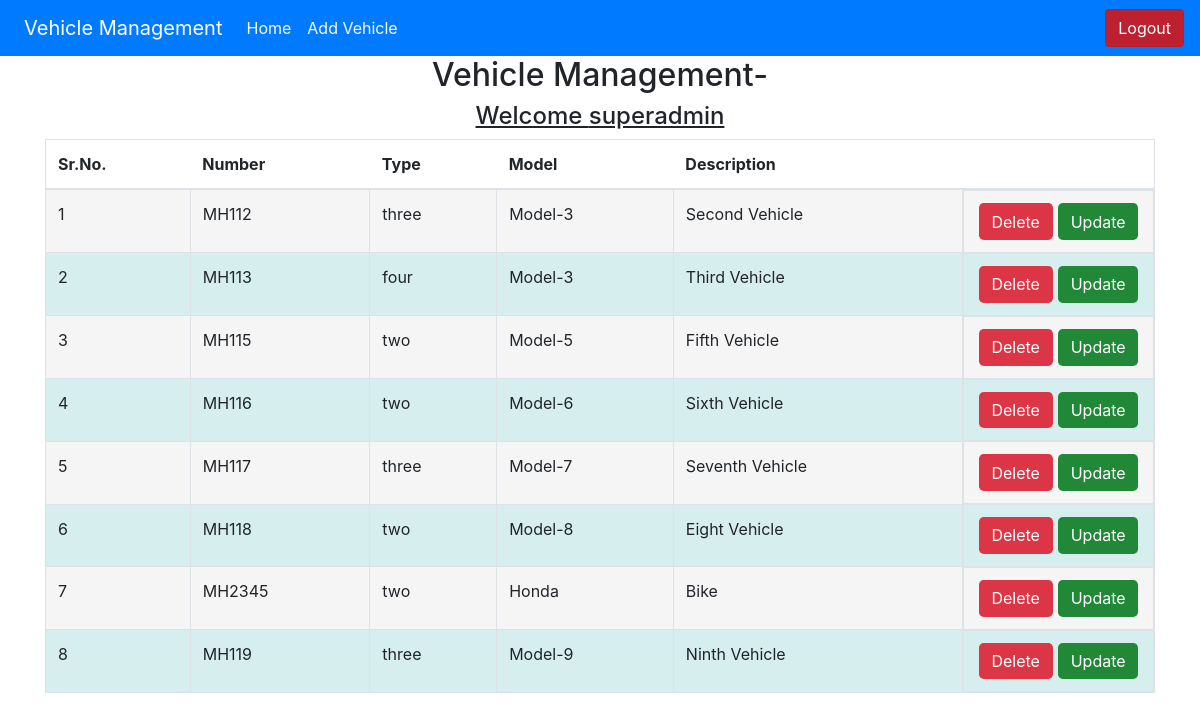
The app's page /home/ (signed in) with its own data.
### app/models.py (models this page shows)
class Vehicle(models.Model):
    types = (('--select type--', '--select type--'),('two', 'Two wheelers'),('three','three wheelers'),('four','four wheelers'))
    vehicle_no = models.CharField(max_length=50)
    vehicle_type = models.CharField(max_length=50, choices=types, default='--select type--')
    vehicle_model = models.TextField()
    vehicle_desc = models.TextField()

### app/views.py (the view)
# urls.py: 2. Add a URL to urlpatterns:  path('', views.home, name='home')
@never_cache
@login_required
def home(request):
    vehicle = Vehicle.objects.all()
    user = request.user
    return render(request, 'app/home.html', {'vehicle':vehicle, 'user':user})

### app/templates/app/home.html (shortened to what this page needs)
{% include "app/base.html" %}
{% load static %}
{% block css %}
    <link rel="stylesheet" href="{% static 'css/home.css' %}">
{% endblock  %}
{% block body %}
<div class="center-text">
    <h2>Vehicle Management-</h2>
    <h4><u>Welcome {{user}}</u></h4>
</div>
<div class="container">
    <table class='table'>
        <thead>
            <tr>
                <th>Sr.No.</th>
                <th>Number</th>
                <th>Type</th>
                <th>Model</th>
                <th>Description</th>
                <th></th>
            </tr>
        </thead>
        <tr>
            <tbody>
                {% for i in vehicle %}
                    <tr>
                    <td>{{forloop.counter}}</td>
                    <td>{{i.vehicle_no}}</td>
                    <td>{{i.vehicle_type}}</td>
                    <td>{{i.vehicle_model}}</td>
                    <td>{{i.vehicle_desc}}</td>
                    {% if perms.app.delete_vehicle or perms.app.change_vehicle %}
                        <td class="buttonn">
                            {% if perms.app.delete_vehicle %}
                                <a href='/delete/{{i.id}}' type="button" class="delete_btn" id="delete-js" >Delete</button>
                            {% endif %}
                            {% if perms.app.change_vehicle %}
                                <a href='/update/{{i.id}}' type="button" class="update_btn">Update</button>
                            {% endif %}
                        </td>
                        </tr>
                    {% endif %}
                {% endfor %}
            </tbody>
        </tr>
    </table>
</div>
{% endblock %}

### static/css/home.css (style rules this page uses)
* { box-sizing: border-box; }
.center-text { text-align: center; }
.container { display: flex; justify-content: center; align-items: center; }
.table { border: 1px solid #dee2e6; flex: 1; }
.table td { border: 1px solid #dee2e6; word-break: break-word; }
.buttonn { display: flex; justify-content: space-around; }
.delete_btn { padding: 0.4em 0.8em; color: #fff; background-color: #dc3545; border-color: #dc3545; border-radius: 0.3em; }
.update_btn { padding: 0.4em 0.8em; color: #fff; background-color: #218838; border-color: #1e7e34; border-radius: 0.3em; }
tr:nth-child(even) { background-color: #D6EEEE; }
tbody:nth-child(odd) { background-color: whitesmoke; }
th:last-child { width: 12em; }
.table { min-width: 0; }

### records on screen
Vehicle: vehicle_no "MH112", vehicle_type "three", vehicle_model "Model-3", vehicle_desc "Second Vehicle"
Vehicle: vehicle_no "MH113", vehicle_type "four", vehicle_model "Model-3", vehicle_desc "Third Vehicle"
Vehicle: vehicle_no "MH115", vehicle_type "two", vehicle_model "Model-5", vehicle_desc "Fifth Vehicle"
Vehicle: vehicle_no "MH116", vehicle_type "two", vehicle_model "Model-6", vehicle_desc "Sixth Vehicle"
Vehicle: vehicle_no "MH117", vehicle_type "three", vehicle_model "Model-7", vehicle_desc "Seventh Vehicle"
Vehicle: vehicle_no "MH118", vehicle_type "two", vehicle_model "Model-8", vehicle_desc "Eight Vehicle"
Vehicle: vehicle_no "MH2345", vehicle_type "two", vehicle_model "Honda", vehicle_desc "Bike"
Vehicle: vehicle_no "MH119", vehicle_type "three", vehicle_model "Model-9", vehicle_desc "Ninth Vehicle"

### other values on screen
{{ user }} "superadmin"
